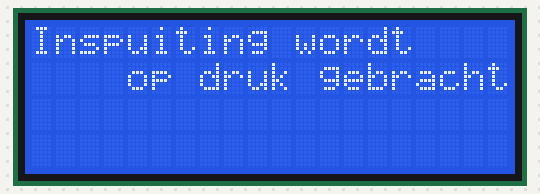
Bench run of a sketch on a simulated Arduino Uno, built with avr-gcc and run on an emulated ATmega328P. On the bench: 20×4 character LCD.

Above: at 0.2 s.
At 3.2 s:
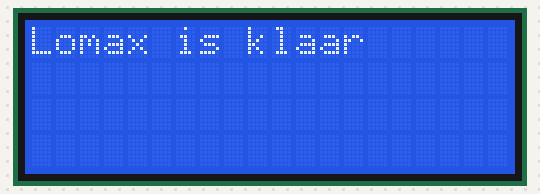
At 3.9 s:
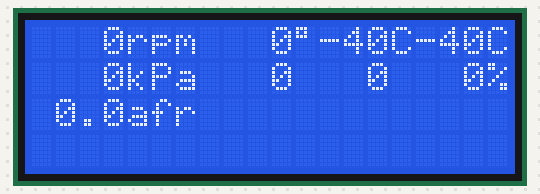

The sketch:

SpeeduinoConsole.ino
```cpp
#include <LiquidCrystal_I2C.h>
#include <SoftwareSerial.h>

LiquidCrystal_I2C lcd(0x27, 2, 1, 0, 4, 5, 6, 7, 3, POSITIVE);  // Set the LCD I2C address
SoftwareSerial mySerial2(10, 11); // RX, TX

// Module for reading Speeduino's serial3 port and displaying it on a 20*4 character LCD
//
// Lex Sewuster (aka Zeiberstein)
// 20200918 | initial creation
// 20201021 | added moving bars
// 20210103 | fixed temperature reading
//
//
// See https://speeduino.com/wiki/index.php/Secondary_Serial_IO_interface
//
// For displaying I used
// https://www.aliexpress.com/item/32920769382.html  (LCD Board 2004 20*4 LCD 20X4 3.3V/5V Blue/Yellow and Green Screen LCD2004 Display LCD Module LCD 2004 for arduino)
// https://www.aliexpress.com/item/2035880451.html   (IIC/I2C Interface LCD1602 Adapter Plate Board 5V LCD Adapter Converter Module For LCD1602 2004 LCD)
//
// An Arduino Uno is too slow to keep up with a linespeed of 115200 bps. I used a compact Mega2560
// https://www.aliexpress.com/item/4000235952850.html (Pro mini MEGA2560 <-- select the right board when ordering!)
// (another reason for using an Mega2560 is that I might want to expand it with knock detection and NEO gps reading.
//
// In this version i fiddled with moving bars of half character height for graphical displaying of the rpm and air-fuel-ratio.
// This is still a work-in-progress. If one needs to focus on the serial IO and the displaying only, he/she could remove anything needed for the procedure 'lcdBar()'
//
//
// For controlling the 4*20 LCD display I use fmalpartida’s LCD library. It can be found at at: https://github.com/fmalpartida/New-LiquidCrystal
// To download: select “Code | download ZIP”
// Unzip the file; copy the directory “New-LiquidCrystal-master” and its contents to the directory “libraries” in your Arduino IDE’s “sketch” directory.
// Check your sketchbook directory is set in “Sketchbook location” in “Settings”, otherwise the this library won’t be found.
//
// For  the serial IO, SoftwareSerial is used. This is a library that is part of the Arduino IDE software (<install.dir>\ hardware\arduino\avr\libraries)
//
// This programma was developed with Arduino 1.9.0-beta IDE.


// Position numbers in Speeduino's Real time data block
#define SQUIRT               1
#define ENGINE               2
#define DWELL                3
#define MAP_LB               4
#define MAP_HB               5
#define IAT_PLUS_OFFSET      6
#define COOLANT_PLUS_OFFSET  7
#define BAT_CORRECTION       8
#define BATTERY10            9
#define OXIGEN              10
#define EGO_CORRECTION      11
#define IAT_CORRECTION      12
#define WUE_CORRECTION      13
#define RPM_LB              14
#define RPM_HB              15
#define TAE_AMOUNT          16
#define CORRECTIONS         17
#define VE                  18

#define AFR_TARGET          19
#define PW1_LB              20
#define PW1_HB              21
#define TPS_DOT             22
#define ADVANCE_ANGLE       23
#define TPS                 24
#define LOOPS_PER_SECOND_LB 25
#define LOOPS_PER_SECOND_HB 26
#define FREE_RAM_LB         27
#define FREE_RAM_HB         28
#define BOOST_TARGET        29
#define BOOST_DUTY          30
#define SPARK               31
#define RPM_DOT_LB          32
#define RPM_DOT_HB          33
#define ETHANOL_PCT         34
#define FLEX_CORRECTION     35
#define FLEX_IGN_CORRECTION 36
#define IDLE_LOAD           37
#define TEST_OUTPUTS        38
#define OXIGEN2             39
#define BARO                40

#define BIT_ENGINE_RUN       0   // Engine running
#define BIT_ENGINE_CRANK     1   // Engine cranking
#define BIT_ENGINE_ASE       2   // after start enrichment (ASE)
#define BIT_ENGINE_WARMUP    3   // Engine in warmup
#define BIT_ENGINE_ACC       4   // in acceleration mode (TPS accel)
#define BIT_ENGINE_DCC       5   // in deceleration mode
#define BIT_ENGINE_MAPACC    6   // MAP acceleration mode
#define BIT_ENGINE_MAPDCC    7   // MAP decelleration mode

const char ENGINE_STATUS_CHAR[] = { 'R', 'C', 'A', 'W', 'a', 'd', '<', '>' };

// An Arduino string cannot contain a degree symbol (°). Char arrays can.
const char ADVANCE_FORMAT[] = {'%', '3', 'd', char(223), ' ', char(0)};
//const char TEMPERATURE_FORMAT[] = {'%', '3', 'd', char(223), 'C', ' ', char(0)};


const int  TEMPERATURE_OFFSET = 40;

const int  WAITING_INTERVAL =  100;  // in ms
const int  POLLING_INTERVAL = 1000;  // in ms


// Character definition (only 8 possible with Hitachi HD44780) for the moving bar emulation.
// special characters are defined by their quadrants Upper-Left, Upper-Right, Lower-Left and Lower-Right.
// A quadrant is always filled from left to right. So it's not possible that a right quadrant is filled
// and the quadrant on its left is not filled.

// 1 quadrant in upper half, 0 quadrant in lower half
byte CHAR10[8] = {
  B11100,
  B11100,
  B11100,
  B11100,
  B00000,
  B00000,
  B00000,
  B00000
};
// 0 quadrant in upper half, 1 quadrant in lower half
byte CHAR01[8] = {
  B00000,
  B00000,
  B00000,
  B00000,
  B11100,
  B11100,
  B11100,
  B11100
};
// 1 quadrant in upper half, 1 quadrant in lower half
byte CHAR11[8] = {
  B11100,
  B11100,
  B11100,
  B11100,
  B11100,
  B11100,
  B11100,
  B11100
};
// 2 quadrants in upper half, 0 quadrant in lower half
byte CHAR20[8] = {
  B11111,
  B11111,
  B11111,
  B11111,
  B00000,
  B00000,
  B00000,
  B00000
};
// 0 quadrant in upper half, 2 quadrants in lower half
byte CHAR02[8] = {
  B00000,
  B00000,
  B00000,
  B00000,
  B11111,
  B11111,
  B11111,
  B11111
};
// 2 quadrants in upper half, 1 quadrant in lower half
byte CHAR21[8] = {
  B11111,
  B11111,
  B11111,
  B11111,
  B11100,
  B11100,
  B11100,
  B11100
};
// 1 quadrant in upper half, 2 quadrants in lower half
byte CHAR12[8] = {
  B11100,
  B11100,
  B11100,
  B11100,
  B11111,
  B11111,
  B11111,
  B11111
};
// 2 quadrants in upper half, 2 quadrant in lower half
byte CHAR22[8] = {
  B11111,
  B11111,
  B11111,
  B11111,
  B11111,
  B11111,
  B11111,
  B11111
};

const int NUM_DISPLAY_COLS = 20;
const int NUM_DISPLAY_ROWS = 4;

const byte SPACE = 32;
const byte C10 = 0;
const byte C01 = 1;
const byte C11 = 2;
const byte C20 = 3;
const byte C02 = 4;
const byte C21 = 5;
const byte C12 = 6;
const byte C22 = 7;

byte PATTERN[3][3] = {
  {SPACE, C01, C02},
  {C10, C11, C12},
  {C20, C21, C22}
};

byte reply ;
unsigned long start;
int numberOfBytesRead;
const byte messageSize = 100;
byte message[messageSize];
int timeConsumedByReadingAndDisplaying;
char numBuf[21];

boolean engineStarted = false;

void setup() {

  lcd.begin( NUM_DISPLAY_COLS, NUM_DISPLAY_ROWS);

  lcd.createChar(C10, CHAR10);
  lcd.createChar(C01, CHAR01);
  lcd.createChar(C11, CHAR11);
  lcd.createChar(C20, CHAR20);
  lcd.createChar(C02, CHAR02);
  lcd.createChar(C21, CHAR21);
  lcd.createChar(C12, CHAR12);
  lcd.createChar(C22, CHAR22);


  lcd.setCursor(0, 0);
  lcd.print("Inspuiting wordt");
  lcd.setCursor(0, 1);
  lcd.print("    op druk gebracht");
  delay( 3000 );
  lcd.clear();

  lcd.setCursor(0, 0);
  lcd.print("Lomax is klaar");
  delay(500);

  lcd.backlight();
  lcd.clear();
  // set the data rate for the SoftwareSerial port
  mySerial2.begin(115200);

  // Serial.begin(9200);

}

void lcdprint(byte col, byte row, int num, char fmt[]) {
  lcd.setCursor(col, row);
  sprintf (numBuf, fmt, num);
  lcd.print(numBuf);
}


char * engineStatus(byte status) {
  static char buf[7] = { ' ', ' ', ' ', ' ', ' ', ' ', '\0' };
  int bufPos = 5;
  // display the most stable parameters to the right.
  for (int bitNr = BIT_ENGINE_RUN; bitNr <= BIT_ENGINE_MAPDCC;  bitNr++) {
    if (status & (1 <<  bitNr)) {
      buf[bufPos] = ENGINE_STATUS_CHAR[bitNr];
      bufPos--;
    }
  }
  for (int i = bufPos; i >= 0 ; i--) {
    buf[i] = ' ';}

  return buf;
}

int activeCells (float value, float minValue, float maxValue, int num_cells) {
  float interval = (maxValue - minValue) / (num_cells + 1);
  int nrActiveCells = floor( (value - minValue) / interval );

  if (nrActiveCells < 0)
    nrActiveCells = 0;
  if (nrActiveCells > num_cells)
    nrActiveCells = num_cells;

  return nrActiveCells;
}

void lcdBar(float topValue, float topMinValue, float topMaxValue, float bottomValue, float bottomMinValue, float bottomMaxValue, int num_cols) {
  int num_cells = 2 * num_cols;
  int nrActiveTopCells = activeCells(topValue, topMinValue, topMaxValue, num_cells);
  int nrActiveBottomCells = activeCells(bottomValue, bottomMinValue, bottomMaxValue, num_cells);
  lcdRawBar(nrActiveTopCells, nrActiveBottomCells, num_cells);
}


int numActiveCells(int pointer, int value) {
  if ( pointer < value ) {
    return 2;
  }
  if ( pointer == value ) {
    return  1;
  }
  return  0;
}

void lcdRawBar(int p, int q, int num_cells) {
  int numTop, numBottom;
  for (int i = 1; i < num_cells; i = i + 2) {
    numTop = numActiveCells(i, p);
    numBottom = numActiveCells(i, q);
    lcd.write( byte ( PATTERN[numTop][numBottom] ) );
  }  //for
}


void loop() {

  // Output an "A" to Speeduino
  numberOfBytesRead = 0;
  mySerial2.print("A");

  // Do not wait longer than WAITING_INTERVAL milliseconds for the respons to complete.
  start = millis();
  while ( (millis() - start) < WAITING_INTERVAL ) {
    while (mySerial2.available() != 0) {
      reply = mySerial2.read();
      if (numberOfBytesRead > 0 ) { // the skip first character since it's not part of the currentStatus data block
        message[numberOfBytesRead - 1] = reply;
      }
      if (numberOfBytesRead < messageSize - 1) { // prevent buffer overrun when an unexpected large number of characters arrive
        numberOfBytesRead++;
      }
    }
  }
  // TODO change the above character reading to interrupt driven reading of the full response to keep the processor free for other tasks.


//  if (engineStarted) {
    // lcd.clear();

    lcdprint( 0, 0, message[RPM_HB] * 255 + message[RPM_LB], "%4drpm ");
    lcdprint( 8, 0, message[ADVANCE_ANGLE], ADVANCE_FORMAT);
    lcdprint(12, 0, ((int) message[COOLANT_PLUS_OFFSET]) - TEMPERATURE_OFFSET,  "%3dC"  );
    lcdprint(16, 0, ((int) message[IAT_PLUS_OFFSET]) - TEMPERATURE_OFFSET,  "%3dC"  );

    lcdprint( 0, 1, message[MAP_HB] * 255 + message[MAP_LB], "%4dkPa ");
    lcdprint( 8, 1, message[IDLE_LOAD], "%3d ");
    lcdprint(12, 1, message[TPS], "%3d ");
    lcdprint(16, 1, message[CORRECTIONS], "%3d%%");

    lcdprint( 0, 2, message[OXIGEN] / 10, "%2d.");
    lcdprint( 3, 2, message[OXIGEN] % 10, "%01dafr  ");
    lcdprint(14, 2, engineStatus(message[ENGINE]), "%s");

    lcd.setCursor(0, 3);
    lcdBar(float(message[RPM_HB] * 255 + message[RPM_LB]), 0.0, 7000.0, float(message[OXIGEN]) / 10.0, 10.0, 20.0, NUM_DISPLAY_COLS);   // Graphical display in moving bar of rpm en afr
 // }
 // else {
 //   if (message[RPM_HB] > 0 ) {
 //     lcd.clear();
 //     engineStarted = true;
 //   }
//  }


  // correct polling time for time needed for by reading and displaying
  timeConsumedByReadingAndDisplaying = millis() - start;
  if (  timeConsumedByReadingAndDisplaying < POLLING_INTERVAL ) {            // prevent delay() with negative parameter (gives extreme long delays)
    delay(  POLLING_INTERVAL - timeConsumedByReadingAndDisplaying );
  }


}
```

Measured:
- what the display in image 1 shows lasts 0.5 s, from 3.2 s to 3.7 s
